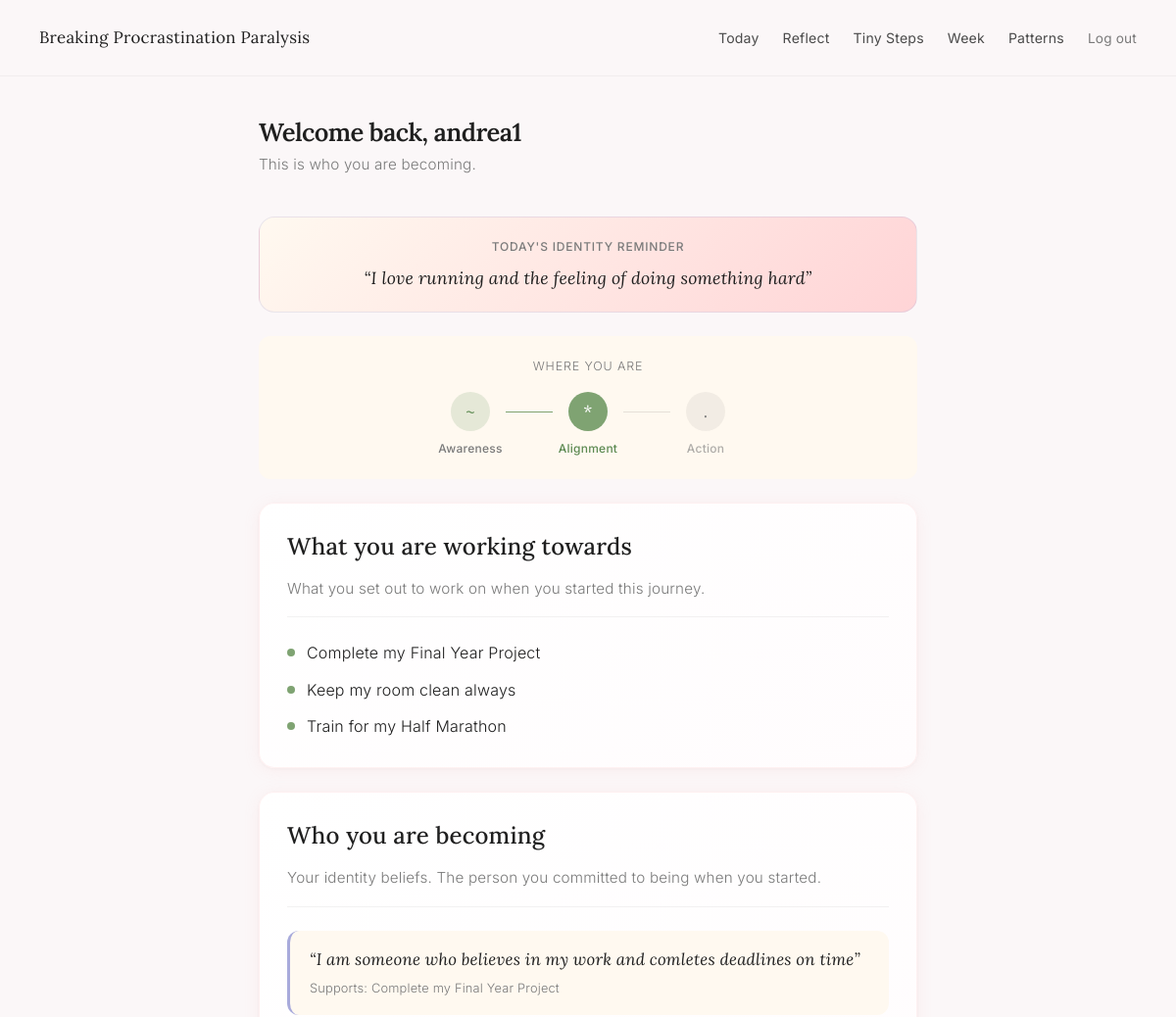
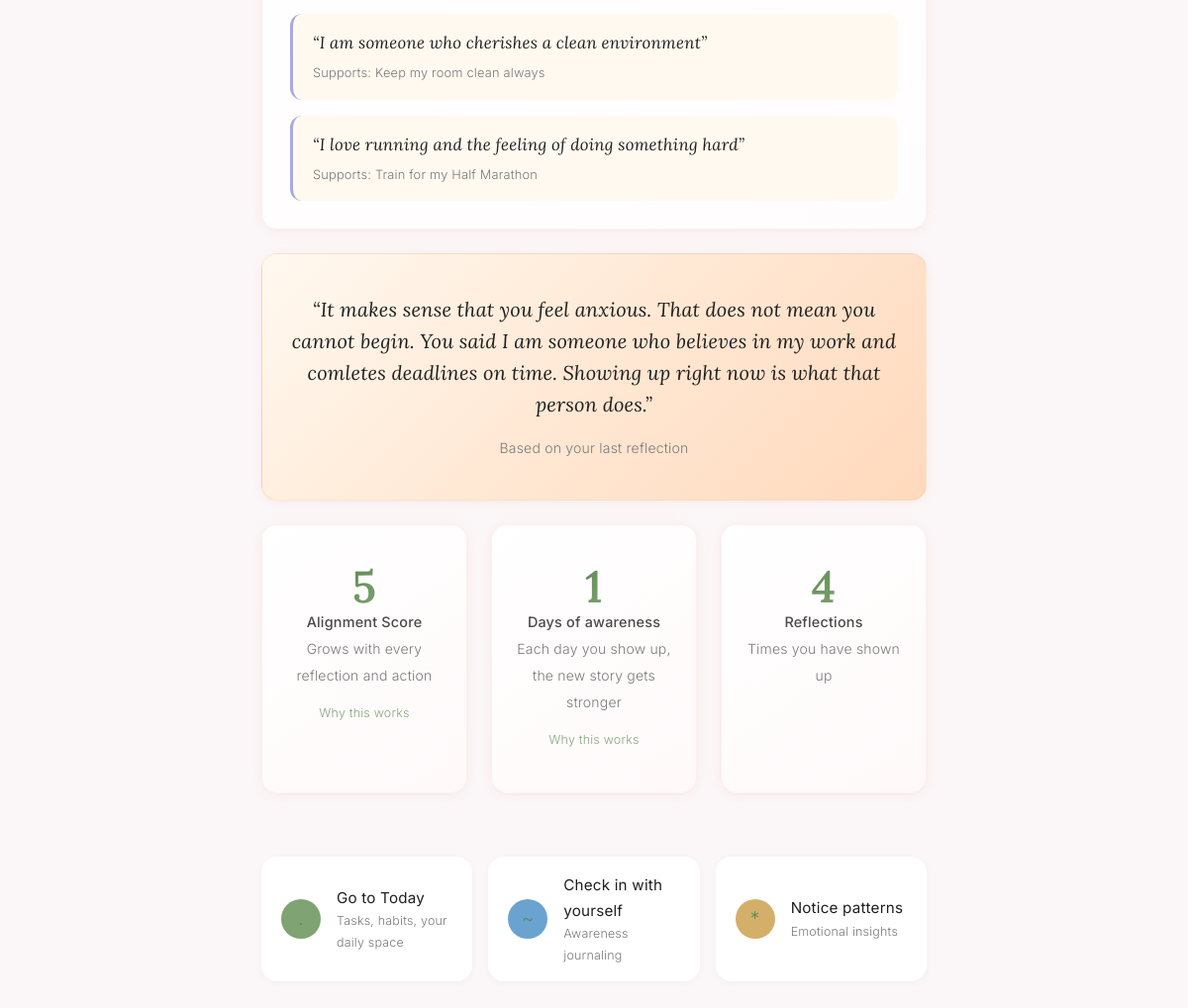
/dashboard (signed in), run on the app's committed database (2 pictures, top to bottom).
### tables this page shows
CREATE TABLE users (
            id INTEGER PRIMARY KEY AUTOINCREMENT,
            username TEXT UNIQUE NOT NULL,
            password_hash TEXT NOT NULL,
            created_at TEXT NOT NULL,
            onboarding_complete INTEGER NOT NULL DEFAULT 0
        );

CREATE TABLE identity_beliefs (
            id INTEGER PRIMARY KEY AUTOINCREMENT,
            user_id INTEGER NOT NULL,
            belief_text TEXT NOT NULL,
            linked_goal_id INTEGER,
            created_at TEXT NOT NULL,
            FOREIGN KEY (user_id) REFERENCES users(id),
            FOREIGN KEY (linked_goal_id) REFERENCES goals(id)
        );

CREATE TABLE goals (
            id INTEGER PRIMARY KEY AUTOINCREMENT,
            user_id INTEGER NOT NULL,
            goal_text TEXT NOT NULL,
            created_at TEXT NOT NULL,
            FOREIGN KEY (user_id) REFERENCES users(id)
        );

### app.py (the view)
@app.route("/dashboard")
@login_required
@onboarding_check
def dashboard():
    user_id = session['user_id']
    alignment_score, emotional_streak, last_journal_date = get_alignment_state(user_id)
    conn = get_db_connection()
    cur = conn.cursor()
    cur.execute(
        "SELECT entry_text, predicted_emotion, created_at "
        "FROM journal_entries WHERE user_id = ? ORDER BY id DESC LIMIT 1;",
        (user_id,),
    )
    last_entry = cur.fetchone()
    cur.execute("SELECT id, goal_text FROM goals WHERE user_id = ? ORDER BY id ASC", (user_id,))
    goals = cur.fetchall()
    cur.execute("""
        SELECT ib.belief_text, g.goal_text
        FROM identity_beliefs ib
        LEFT JOIN goals g ON ib.linked_goal_id = g.id
        WHERE ib.user_id = ?
        ORDER BY ib.id ASC
    """, (user_id,))
    beliefs = cur.fetchall()
    cur.execute("SELECT COUNT(*) as count FROM journal_entries WHERE user_id = ?", (user_id,))
    journal_count = cur.fetchone()["count"]
    cur.execute(
        "SELECT belief_text FROM identity_beliefs WHERE user_id = ? ORDER BY RANDOM() LIMIT 1",
        (user_id,),
    )
    belief_row = cur.fetchone()
    today_belief = belief_row["belief_text"] if belief_row else None
    today_str_dash = date.today().isoformat()
    cur.execute(
        "SELECT COUNT(*) as count FROM habit_completions hc "
        "JOIN habits h ON hc.habit_id = h.id "
        "WHERE h.user_id = ? AND date(hc.completed_at) = ?",
        (user_id, today_str_dash),
    )
    habits_done_today = cur.fetchone()['count']
    cur.execute(
        "SELECT COUNT(*) as count FROM todos WHERE user_id = ? AND is_done = 1 AND date(created_at) = ?",
        (user_id, today_str_dash),
    )
    todos_done_today = cur.fetchone()['count']
    action_taken_today = (habits_done_today > 0 or todos_done_today > 0)
    has_beliefs = len(beliefs) > 0  # beliefs already fetched above
    if action_taken_today and has_beliefs and alignment_score > 0 and journal_count > 0:
        current_stage = 'action'
    elif has_beliefs and alignment_score > 0 and journal_count > 0:
        current_stage = 'alignment'
    elif journal_count > 0:
        current_stage = 'awareness'
    else:
        current_stage = None
    conn.close()
    today_affirmation = None
    if last_entry:
        _, emotion, _ = last_entry
        today_affirmation = get_affirmation(emotion, user_id)
    return render_template(
        "dashboard.html",
        greeting=get_greeting(),
        alignment_score=alignment_score,
        emotional_streak=emotional_streak,
        today_affirmation=today_affirmation,
        goals=goals,
        beliefs=beliefs,
        journal_count=journal_count,
        today_belief=today_belief,
        current_stage=current_stage,
    )

### app.py (called while the page is built)
def get_db_connection():
    conn = sqlite3.connect(DB_PATH, timeout=30)  # Increased timeout to 30 seconds
    conn.row_factory = sqlite3.Row
    conn.execute("PRAGMA journal_mode=WAL")  # Enable Write-Ahead Logging for better concurrency
    return conn

def login_required(f):
    @wraps(f)
    def decorated_function(*args, **kwargs):
        if 'user_id' not in session:
            return redirect(url_for('landing'))
        return f(*args, **kwargs)
    return decorated_function

def onboarding_check(f):
    @wraps(f)
    def decorated_function(*args, **kwargs):
        if 'user_id' not in session:
            return redirect(url_for('landing'))
        user_id = session['user_id']
        conn = get_db_connection()
        try:
            cur = conn.cursor()
            cur.execute("SELECT onboarding_complete FROM users WHERE id = ?", (user_id,))
            user = cur.fetchone()
            if user and user['onboarding_complete'] == 0:
                return redirect(get_next_onboarding_step(user_id))
        finally:
            conn.close()
        return f(*args, **kwargs)
    return decorated_function

def get_greeting() -> str:
    hour = datetime.now().hour
    if hour < 12:
        return "Good morning"
    elif hour < 17:
        return "Good afternoon"
    elif hour < 21:
        return "Good evening"
    else:
        return "Welcome back"

def get_alignment_state(user_id):
    conn = get_db_connection()
    try:
        cur = conn.cursor()
        cur.execute(
            "SELECT alignment_score, emotional_streak, last_journal_date "
            "FROM alignment_state WHERE user_id = ?;",
            (user_id,),
        )
        row = cur.fetchone()
        if row is None:
            return 0, 0, None
        return row["alignment_score"], row["emotional_streak"], row["last_journal_date"]
    finally:
        conn.close()

### templates/dashboard.html (shortened to what this page needs)
<!doctype html>
<html lang="en">
<head>
    <link rel="stylesheet" href="{{ url_for('static', filename='calm.css') }}">
</head>
<body>
<div class="page-wrapper">
    <nav class="page-nav">
        <a href="{{ url_for('dashboard') }}" class="nav-brand">Breaking Procrastination Paralysis</a>
        <ul class="nav-links">
            <li><a href="{{ url_for('today') }}">Today</a></li>
            <li><a href="{{ url_for('journal') }}">Reflect</a></li>
            <li><a href="{{ url_for('habits') }}">Tiny Steps</a></li>
            <li><a href="{{ url_for('week') }}">Week</a></li>
            <li><a href="{{ url_for('analytics') }}">Patterns</a></li>
            <li><a href="{{ url_for('logout') }}" class="logout-link">Log out</a></li>
        </ul>
    </nav>
    <main class="page-content stagger-children">
        <div class="greeting">
            <h1 class="greeting-text">{{ greeting }}, {{ session.username }}</h1>
            <p class="greeting-sub">This is who you are becoming.</p>
        </div>
        {% if today_belief %}
        <div class="belief-reminder fade-in-up">
            <p class="belief-reminder-label">Today's identity reminder</p>
            <p class="belief-reminder-text">&ldquo;{{ today_belief }}&rdquo;</p>
        </div>
        {% endif %}
        {% if current_stage %}
        <div class="stage-indicator fade-in-up">
            <p class="stage-indicator-label">Where you are</p>
            <div class="stage-track">
                <div class="stage-node {{ 'stage-active' if current_stage == 'awareness' else 'stage-done' }}">
                    <div class="stage-dot">~</div>
                    <span class="stage-name">Awareness</span>
                </div>
                <div class="stage-connector {{ 'stage-connector-done' if current_stage in ['alignment', 'action'] else '' }}"></div>
                <div class="stage-node {{ 'stage-active' if current_stage == 'alignment' else ('stage-done' if current_stage == 'action' else 'stage-upcoming') }}">
                    <div class="stage-dot">*</div>
                    <span class="stage-name">Alignment</span>
                </div>
                <div class="stage-connector {{ 'stage-connector-done' if current_stage == 'action' else '' }}"></div>
                <div class="stage-node {{ 'stage-active' if current_stage == 'action' else 'stage-upcoming' }}">
                    <div class="stage-dot">.</div>
                    <span class="stage-name">Action</span>
                </div>
            </div>
        </div>
        {% endif %}
        {% if goals %}
        <div class="card identity-section fade-in-up">
            <div class="identity-section-header">
                <h2>What you are working towards</h2>
                <p class="section-subtitle">What you set out to work on when you started this journey.</p>
            </div>
            <ul class="goal-list">
                {% for goal in goals %}
                <li class="goal-item">
                    <span class="goal-bullet"></span>
                    <span class="goal-text">{{ goal.goal_text }}</span>
                </li>
                {% endfor %}
            </ul>
        </div>
        {% endif %}
        {% if beliefs %}
        <div class="card identity-section fade-in-up">
            <div class="identity-section-header">
                <h2>Who you are becoming</h2>
                <p class="section-subtitle">Your identity beliefs. The person you committed to being when you started.</p>
            </div>
            <div class="belief-list">
                {% for belief in beliefs %}
                <div class="belief-item">
                    <p class="belief-text">&ldquo;{{ belief.belief_text }}&rdquo;</p>
                    {% if belief.goal_text %}
                    <p class="belief-goal-link">Supports: {{ belief.goal_text }}</p>
                    {% endif %}
                </div>
                {% endfor %}
            </div>
        </div>
        {% endif %}
        {% if today_affirmation %}
        <div class="card card-affirmation fade-in-up">
            <p>&ldquo;{{ today_affirmation }}&rdquo;</p>
            <small>Based on your last reflection</small>
        </div>
        {% endif %}
        <div class="metric-grid">
            <div class="card metric-card">
                <span class="metric-value">{{ alignment_score }}</span>
                <p class="metric-label">Alignment Score</p>
                <small>Grows with every reflection and action</small>
                <details class="psych-explainer">
                    <summary>Why this works</summary>
                </details>
            </div>
            <div class="card metric-card">
                <span class="metric-value">{{ emotional_streak }}</span>
                <p class="metric-label">Days of awareness</p>
                <small>Each day you show up, the new story gets stronger</small>
                <details class="psych-explainer">
                    <summary>Why this works</summary>
                </details>
            </div>
            <div class="card metric-card">
                <span class="metric-value">{{ journal_count }}</span>
                <p class="metric-label">Reflections</p>
                <small>Times you have shown up</small>
            </div>
        </div>
        <div class="nav-actions">
            <a href="{{ url_for('today') }}" class="nav-action-link">
                <span class="action-icon icon-action">.</span>
                <span class="action-text">
                    <span class="action-label">Go to Today</span>
                    <span class="action-hint">Tasks, habits, your daily space</span>
                </span>
            </a>
            <a href="{{ url_for('journal') }}" class="nav-action-link">
                <span class="action-icon icon-awareness">~</span>
                <span class="action-text">
                    <span class="action-label">Check in with yourself</span>
                    <span class="action-hint">Awareness journaling</span>
                </span>
            </a>
            <a href="{{ url_for('analytics') }}" class="nav-action-link">
                <span class="action-icon icon-patterns">*</span>
                <span class="action-text">
                    <span class="action-label">Notice patterns</span>
                    <span class="action-hint">Emotional insights</span>
                </span>
            </a>
        </div>
    </main>
</div>
</body>
</html>

### data on the page
users: username "andrea1"
identity_beliefs: belief_text "I love running and the feeling of doing something hard", goal_text "Train for my Half Marathon"
goals: goal_text "Complete my Final Year Project"
goals: goal_text "Keep my room clean always"
goals: goal_text "Train for my Half Marathon"
identity_beliefs: belief_text "I am someone who believes in my work and comletes deadlines on time", goal_text "Complete my Final Year Project"
identity_beliefs: belief_text "I am someone who cherishes a clean environment", goal_text "Keep my room clean always"

### other printed values
{{ greeting }} "Welcome back"
{{ today_affirmation }} "It makes sense that you feel anxious. That does not mean you cannot begin. You said I am someone who believes in my work and comletes deadlines on time. Showing up right now is what that person does."
{{ alignment_score }} "5"
{{ emotional_streak }} "1"
{{ journal_count }} "4"
